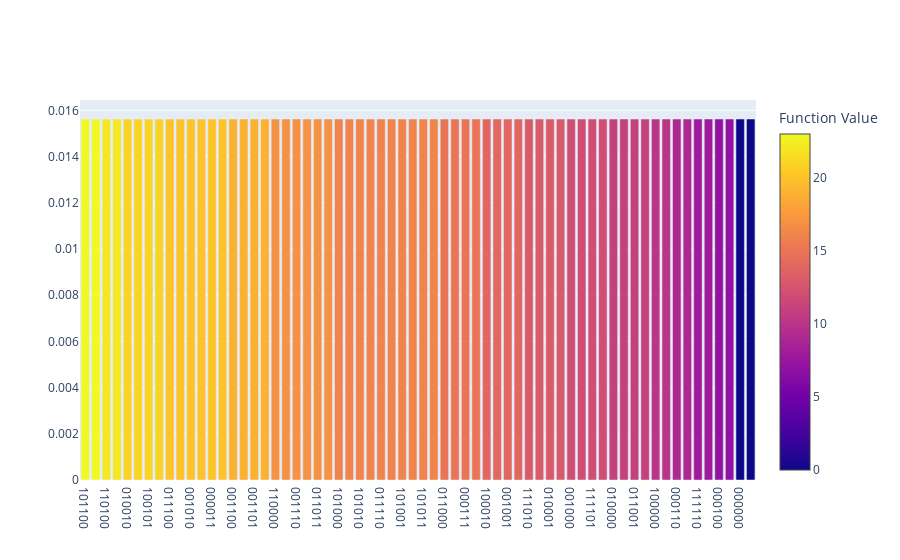

This figure's notebook cell:
### Code cell
def plot_samples(samples):
    '''Plots a bar diagramm for the samples of a quantum algorithm
        Args: 
            samples
    '''
    # Sort samles by probability
    samples = sorted(samples, key = lambda x: x[2])
    # Get list of probabilities, function values and bitstrings
    probabilities = [sample[2] for sample in samples]
    values = [sample[1] for sample in samples]
    bitstrings = [''.join([str(int(i)) for i in sample[0]]) for sample in samples]
    # Plot the bar diagramm
    sample_plot = go.Bar(x=bitstrings, y=probabilities, marker=dict(color=values, colorscale='plasma', colorbar=dict(title='Function Value')))
    fig = go.Figure(    
        data=sample_plot
    )
    fig.show()

plot_samples(result.samples)

### Figure 1 — Plotly figure (JSON) as saved in the notebook; plotly's stock layout.template omitted (floating-point values rounded to 4 significant figures)
{"data": [{"marker": {"color": [23, 23, 22, 22, 21, 21, 21, 21, 20, 20, 20, 20, 20, 20, 19, 19, 19, 19, 17, 17, 17, 17, 17, 17, 16, 16, 16, 16, 16, 16, 16, 16, 16, 16, 15, 15, 15, 15, 14, 14, 14, 14, 13, 13, 13, 13, 12, 12, 12, 12, 11, 11, 11, 11, 10, 10, 9, 9, 8, 8, 7, 7, 0, 0], "colorbar": {"title": {"text": "Function Value"}}, "colorscale": [[0, "#0d0887"], [0.1111, "#46039f"], [0.2222, "#7201a8"], [0.3333, "#9c179e"], [0.4444, "#bd3786"], [0.5556, "#d8576b"], [0.6667, "#ed7953"], [0.7778, "#fb9f3a"], [0.8889, "#fdca26"], [1, "#f0f921"]]}, "type": "bar", "x": ["101100", "010011", "110100", "001011", "010010", "011010", "100101", "101101", "011100", "111100", "001010", "110101", "000011", "100011", "001100", "110010", "001101", "110011", "110000", "100100", "001110", "110001", "011011", "001111", "101000", "010100", "101010", "010110", "011110", "100001", "101001", "010101", "101011", "010111", "011000", "111000", "000111", "100111", "100010", "110110", "001001", "011101", "111010", "101110", "010001", "000101", "001000", "000010", "111101", "110111", "010000", "100110", "011001", "101111", "100000", "011111", "000110", "111001", "111110", "000001", "000100", "111011", "000000", "111111"], "y": [0.01563, 0.01563, 0.01563, 0.01563, 0.01563, 0.01563, 0.01563, 0.01563, 0.01563, 0.01563, 0.01563, 0.01563, 0.01563, 0.01563, 0.01563, 0.01563, 0.01563, 0.01563, 0.01563, 0.01563, 0.01563, 0.01563, 0.01563, 0.01563, 0.01563, 0.01563, 0.01563, 0.01563, 0.01563, 0.01563, 0.01563, 0.01563, 0.01563, 0.01563, 0.01563, 0.01563, 0.01563, 0.01563, 0.01563, 0.01563, 0.01563, 0.01563, 0.01563, 0.01563, 0.01563, 0.01563, 0.01563, 0.01563, 0.01563, 0.01563, 0.01563, 0.01563, 0.01563, 0.01563, 0.01563, 0.01563, 0.01563, 0.01563, 0.01563, 0.01563, 0.01563, 0.01563, 0.01563, 0.01563]}], "layout": {}}
